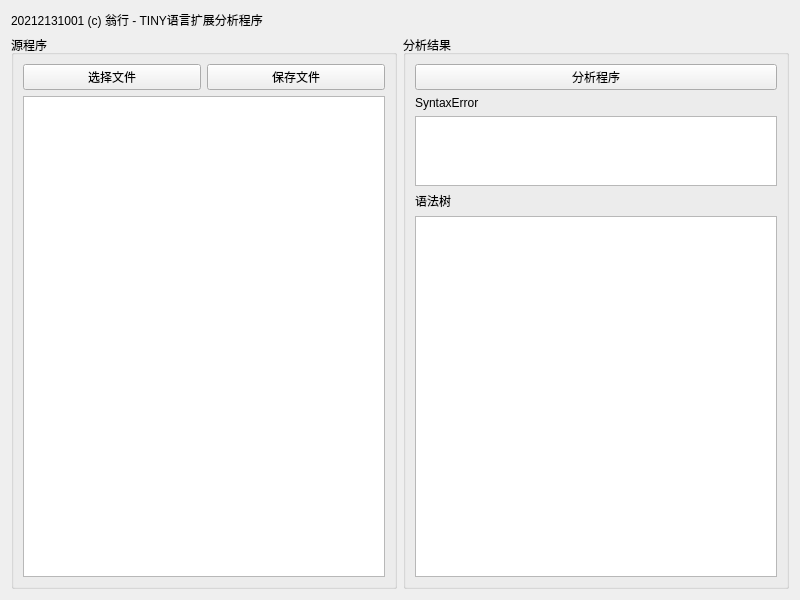
<?xml version="1.0" encoding="UTF-8"?>
<ui version="4.0">
 <class>Dialog</class>
 <widget class="QDialog" name="Dialog">
  <property name="geometry">
   <rect>
    <x>0</x>
    <y>0</y>
    <width>800</width>
    <height>600</height>
   </rect>
  </property>
  <property name="windowTitle">
   <string>Tiny扩展分析程序</string>
  </property>
  <layout class="QVBoxLayout" name="verticalLayout_3">
   <item>
    <widget class="QLabel" name="label">
     <property name="text">
      <string>20212131001 (c) 翁行 - TINY语言扩展分析程序</string>
     </property>
    </widget>
   </item>
   <item>
    <layout class="QHBoxLayout" name="horizontalLayout_4">
     <item>
      <widget class="QGroupBox" name="groupBox">
       <property name="title">
        <string>源程序</string>
       </property>
       <layout class="QVBoxLayout" name="verticalLayout">
        <item>
         <layout class="QHBoxLayout" name="horizontalLayout_2">
          <item>
           <widget class="QPushButton" name="chooseFile">
            <property name="text">
             <string>选择文件</string>
            </property>
            <property name="autoDefault">
             <bool>false</bool>
            </property>
           </widget>
          </item>
          <item>
           <widget class="QPushButton" name="saveFile">
            <property name="text">
             <string>保存文件</string>
            </property>
            <property name="autoDefault">
             <bool>false</bool>
            </property>
           </widget>
          </item>
         </layout>
        </item>
        <item>
         <widget class="QTextEdit" name="source"/>
        </item>
       </layout>
      </widget>
     </item>
     <item>
      <widget class="QGroupBox" name="groupBox_2">
       <property name="title">
        <string>分析结果</string>
       </property>
       <layout class="QVBoxLayout" name="verticalLayout_2">
        <item>
         <layout class="QHBoxLayout" name="horizontalLayout_3">
          <item>
           <widget class="QPushButton" name="analyze">
            <property name="text">
             <string>分析程序</string>
            </property>
            <property name="autoDefault">
             <bool>false</bool>
            </property>
           </widget>
          </item>
         </layout>
        </item>
        <item>
         <layout class="QVBoxLayout" name="verticalLayout_4" stretch="0,1,0,6">
          <item>
           <widget class="QLabel" name="label_2">
            <property name="text">
             <string>SyntaxError</string>
            </property>
           </widget>
          </item>
          <item>
           <widget class="QTextBrowser" name="error"/>
          </item>
          <item>
           <widget class="QLabel" name="label_3">
            <property name="text">
             <string>语法树</string>
            </property>
           </widget>
          </item>
          <item>
           <widget class="QTreeWidget" name="result">
            <property name="headerHidden">
             <bool>true</bool>
            </property>
           </widget>
          </item>
         </layout>
        </item>
       </layout>
      </widget>
     </item>
    </layout>
   </item>
  </layout>
 </widget>
 <resources/>
 <connections/>
</ui>
